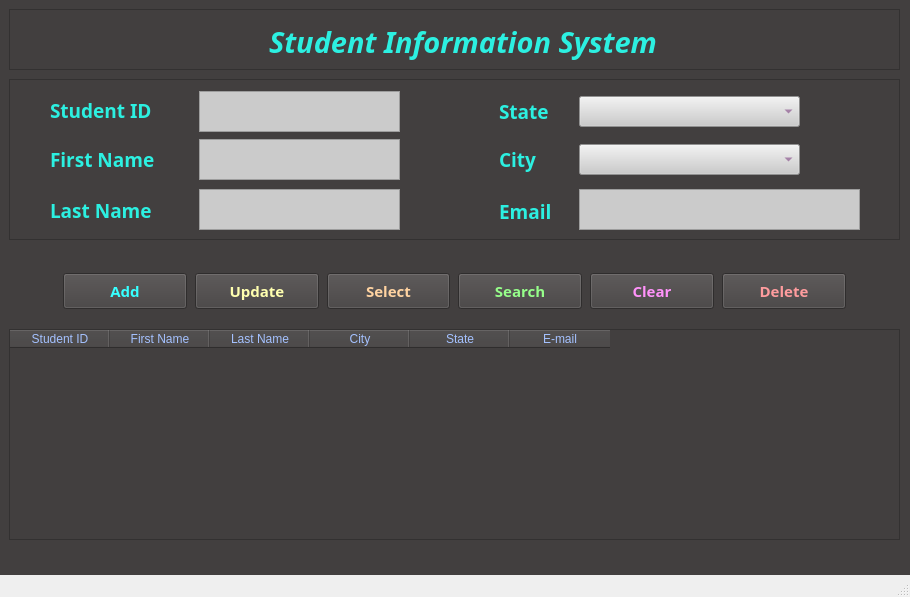
<?xml version="1.0" encoding="UTF-8"?>
<ui version="4.0">
 <class>MainWindow</class>
 <widget class="QMainWindow" name="MainWindow">
  <property name="geometry">
   <rect>
    <x>0</x>
    <y>0</y>
    <width>910</width>
    <height>597</height>
   </rect>
  </property>
  <property name="windowTitle">
   <string>MainWindow</string>
  </property>
  <widget class="QWidget" name="centralwidget">
   <property name="styleSheet">
    <string notr="true">background-color: rgb(66, 63, 63);</string>
   </property>
   <widget class="QFrame" name="frame">
    <property name="geometry">
     <rect>
      <x>9</x>
      <y>9</y>
      <width>891</width>
      <height>61</height>
     </rect>
    </property>
    <property name="frameShape">
     <enum>QFrame::Shape::StyledPanel</enum>
    </property>
    <property name="frameShadow">
     <enum>QFrame::Shadow::Raised</enum>
    </property>
    <widget class="QLabel" name="label">
     <property name="geometry">
      <rect>
       <x>260</x>
       <y>10</y>
       <width>488</width>
       <height>46</height>
      </rect>
     </property>
     <property name="font">
      <font>
       <family>Bradley Hand ITC</family>
       <pointsize>22</pointsize>
       <italic>true</italic>
       <bold>true</bold>
      </font>
     </property>
     <property name="styleSheet">
      <string notr="true">color: rgb(44, 240, 225);</string>
     </property>
     <property name="text">
      <string>Student Information System</string>
     </property>
    </widget>
   </widget>
   <widget class="QFrame" name="frame_2">
    <property name="geometry">
     <rect>
      <x>9</x>
      <y>79</y>
      <width>891</width>
      <height>161</height>
     </rect>
    </property>
    <property name="frameShape">
     <enum>QFrame::Shape::StyledPanel</enum>
    </property>
    <property name="frameShadow">
     <enum>QFrame::Shadow::Raised</enum>
    </property>
    <widget class="QComboBox" name="comboBox">
     <property name="geometry">
      <rect>
       <x>570</x>
       <y>17</y>
       <width>221</width>
       <height>31</height>
      </rect>
     </property>
     <property name="font">
      <font>
       <family>Bradley Hand ITC</family>
       <pointsize>14</pointsize>
       <bold>true</bold>
      </font>
     </property>
     <property name="styleSheet">
      <string notr="true">background-color: rgb(203, 203, 203);
color: rgb(132, 76, 136);</string>
     </property>
    </widget>
    <widget class="QTextEdit" name="textEdit">
     <property name="geometry">
      <rect>
       <x>190</x>
       <y>12</y>
       <width>201</width>
       <height>41</height>
      </rect>
     </property>
     <property name="font">
      <font>
       <family>Bradley Hand ITC</family>
       <pointsize>14</pointsize>
       <bold>true</bold>
      </font>
     </property>
     <property name="styleSheet">
      <string notr="true">background-color: rgb(203, 203, 203);
color: rgb(132, 76, 136);
</string>
     </property>
     <property name="html">
      <string>&lt;!DOCTYPE HTML PUBLIC &quot;-//W3C//DTD HTML 4.0//EN&quot; &quot;http://www.w3.org/TR/REC-html40/strict.dtd&quot;&gt;
&lt;html&gt;&lt;head&gt;&lt;meta name=&quot;qrichtext&quot; content=&quot;1&quot; /&gt;&lt;meta charset=&quot;utf-8&quot; /&gt;&lt;style type=&quot;text/css&quot;&gt;
p, li { white-space: pre-wrap; }
hr { height: 1px; border-width: 0; }
li.unchecked::marker { content: &quot;\2610&quot;; }
li.checked::marker { content: &quot;\2612&quot;; }
&lt;/style&gt;&lt;/head&gt;&lt;body style=&quot; font-family:'Bradley Hand ITC'; font-size:14pt; font-weight:700; font-style:normal;&quot;&gt;
&lt;p style=&quot;-qt-paragraph-type:empty; margin-top:0px; margin-bottom:0px; margin-left:0px; margin-right:0px; -qt-block-indent:0; text-indent:0px;&quot;&gt;&lt;br /&gt;&lt;/p&gt;&lt;/body&gt;&lt;/html&gt;</string>
     </property>
    </widget>
    <widget class="QLabel" name="label_2">
     <property name="geometry">
      <rect>
       <x>490</x>
       <y>12</y>
       <width>61</width>
       <height>41</height>
      </rect>
     </property>
     <property name="font">
      <font>
       <family>Bradley Hand ITC</family>
       <pointsize>14</pointsize>
       <bold>true</bold>
      </font>
     </property>
     <property name="styleSheet">
      <string notr="true">color: rgb(44, 240, 225);</string>
     </property>
     <property name="text">
      <string>State</string>
     </property>
    </widget>
    <widget class="QLabel" name="label_5">
     <property name="geometry">
      <rect>
       <x>41</x>
       <y>16</y>
       <width>131</width>
       <height>31</height>
      </rect>
     </property>
     <property name="font">
      <font>
       <family>Bradley Hand ITC</family>
       <pointsize>14</pointsize>
       <bold>true</bold>
      </font>
     </property>
     <property name="styleSheet">
      <string notr="true">color: rgb(44, 240, 225);</string>
     </property>
     <property name="text">
      <string>Student ID</string>
     </property>
    </widget>
    <widget class="QTextEdit" name="textEdit_2">
     <property name="geometry">
      <rect>
       <x>190</x>
       <y>60</y>
       <width>201</width>
       <height>41</height>
      </rect>
     </property>
     <property name="font">
      <font>
       <family>Bradley Hand ITC</family>
       <pointsize>14</pointsize>
       <bold>true</bold>
      </font>
     </property>
     <property name="styleSheet">
      <string notr="true">background-color: rgb(203, 203, 203);
color: rgb(132, 76, 136);</string>
     </property>
    </widget>
    <widget class="QLabel" name="label_3">
     <property name="geometry">
      <rect>
       <x>490</x>
       <y>60</y>
       <width>61</width>
       <height>41</height>
      </rect>
     </property>
     <property name="font">
      <font>
       <family>Bradley Hand ITC</family>
       <pointsize>14</pointsize>
       <bold>true</bold>
      </font>
     </property>
     <property name="styleSheet">
      <string notr="true">color: rgb(44, 240, 225);</string>
     </property>
     <property name="text">
      <string>City</string>
     </property>
    </widget>
    <widget class="QComboBox" name="comboBox_2">
     <property name="geometry">
      <rect>
       <x>570</x>
       <y>65</y>
       <width>221</width>
       <height>31</height>
      </rect>
     </property>
     <property name="font">
      <font>
       <family>Bradley Hand ITC</family>
       <pointsize>14</pointsize>
       <bold>true</bold>
      </font>
     </property>
     <property name="styleSheet">
      <string notr="true">background-color: rgb(203, 203, 203);
color: rgb(132, 76, 136);</string>
     </property>
    </widget>
    <widget class="QLabel" name="label_6">
     <property name="geometry">
      <rect>
       <x>41</x>
       <y>60</y>
       <width>131</width>
       <height>41</height>
      </rect>
     </property>
     <property name="font">
      <font>
       <family>Bradley Hand ITC</family>
       <pointsize>14</pointsize>
       <bold>true</bold>
      </font>
     </property>
     <property name="styleSheet">
      <string notr="true">color: rgb(44, 240, 225);</string>
     </property>
     <property name="text">
      <string>First Name</string>
     </property>
    </widget>
    <widget class="QTextEdit" name="textEdit_3">
     <property name="geometry">
      <rect>
       <x>190</x>
       <y>110</y>
       <width>201</width>
       <height>41</height>
      </rect>
     </property>
     <property name="font">
      <font>
       <family>Bradley Hand ITC</family>
       <pointsize>14</pointsize>
       <bold>true</bold>
      </font>
     </property>
     <property name="styleSheet">
      <string notr="true">background-color: rgb(203, 203, 203);
color: rgb(132, 76, 136);</string>
     </property>
    </widget>
    <widget class="QLabel" name="label_4">
     <property name="geometry">
      <rect>
       <x>490</x>
       <y>112</y>
       <width>61</width>
       <height>41</height>
      </rect>
     </property>
     <property name="font">
      <font>
       <family>Bradley Hand ITC</family>
       <pointsize>14</pointsize>
       <bold>true</bold>
      </font>
     </property>
     <property name="styleSheet">
      <string notr="true">color: rgb(44, 240, 225);</string>
     </property>
     <property name="text">
      <string>Email</string>
     </property>
    </widget>
    <widget class="QLabel" name="label_7">
     <property name="geometry">
      <rect>
       <x>41</x>
       <y>116</y>
       <width>121</width>
       <height>31</height>
      </rect>
     </property>
     <property name="font">
      <font>
       <family>Bradley Hand ITC</family>
       <pointsize>14</pointsize>
       <bold>true</bold>
      </font>
     </property>
     <property name="styleSheet">
      <string notr="true">color: rgb(44, 240, 225);</string>
     </property>
     <property name="text">
      <string>Last Name</string>
     </property>
    </widget>
    <widget class="QTextEdit" name="textEdit_4">
     <property name="geometry">
      <rect>
       <x>570</x>
       <y>110</y>
       <width>281</width>
       <height>41</height>
      </rect>
     </property>
     <property name="font">
      <font>
       <family>Bradley Hand ITC</family>
       <pointsize>14</pointsize>
       <bold>true</bold>
      </font>
     </property>
     <property name="styleSheet">
      <string notr="true">background-color: rgb(203, 203, 203);
color: rgb(132, 76, 136);</string>
     </property>
    </widget>
   </widget>
   <widget class="QFrame" name="frame_3">
    <property name="geometry">
     <rect>
      <x>9</x>
      <y>249</y>
      <width>891</width>
      <height>71</height>
     </rect>
    </property>
    <property name="frameShape">
     <enum>QFrame::Shape::StyledPanel</enum>
    </property>
    <property name="frameShadow">
     <enum>QFrame::Shadow::Raised</enum>
    </property>
    <widget class="QWidget" name="horizontalLayoutWidget">
     <property name="geometry">
      <rect>
       <x>0</x>
       <y>-1</y>
       <width>891</width>
       <height>87</height>
      </rect>
     </property>
     <layout class="QHBoxLayout" name="horizontalLayout">
      <property name="spacing">
       <number>8</number>
      </property>
      <item>
       <spacer name="horizontalSpacer">
        <property name="orientation">
         <enum>Qt::Orientation::Horizontal</enum>
        </property>
        <property name="sizeType">
         <enum>QSizePolicy::Policy::Fixed</enum>
        </property>
        <property name="sizeHint" stdset="0">
         <size>
          <width>54</width>
          <height>20</height>
         </size>
        </property>
       </spacer>
      </item>
      <item>
       <widget class="QPushButton" name="pushButton">
        <property name="sizePolicy">
         <sizepolicy hsizetype="Preferred" vsizetype="Fixed">
          <horstretch>0</horstretch>
          <verstretch>0</verstretch>
         </sizepolicy>
        </property>
        <property name="minimumSize">
         <size>
          <width>0</width>
          <height>36</height>
         </size>
        </property>
        <property name="font">
         <font>
          <family>Bradley Hand ITC</family>
          <pointsize>11</pointsize>
          <bold>true</bold>
         </font>
        </property>
        <property name="styleSheet">
         <string notr="true">border-color: rgb(115, 66, 118);
color: rgb(55, 255, 255);</string>
        </property>
        <property name="text">
         <string>Add</string>
        </property>
        <property name="icon">
         <iconset>
          <normaloff>items/icons/add.svg</normaloff>items/icons/add.svg</iconset>
        </property>
        <property name="iconSize">
         <size>
          <width>25</width>
          <height>25</height>
         </size>
        </property>
       </widget>
      </item>
      <item>
       <widget class="QPushButton" name="pushButton_2">
        <property name="sizePolicy">
         <sizepolicy hsizetype="Preferred" vsizetype="Fixed">
          <horstretch>0</horstretch>
          <verstretch>0</verstretch>
         </sizepolicy>
        </property>
        <property name="minimumSize">
         <size>
          <width>0</width>
          <height>36</height>
         </size>
        </property>
        <property name="font">
         <font>
          <family>Bradley Hand ITC</family>
          <pointsize>11</pointsize>
          <bold>true</bold>
         </font>
        </property>
        <property name="styleSheet">
         <string notr="true">color: rgb(255, 255, 175);</string>
        </property>
        <property name="text">
         <string>Update</string>
        </property>
        <property name="icon">
         <iconset>
          <normaloff>items/icons/update.svg</normaloff>items/icons/update.svg</iconset>
        </property>
        <property name="iconSize">
         <size>
          <width>25</width>
          <height>25</height>
         </size>
        </property>
       </widget>
      </item>
      <item>
       <widget class="QPushButton" name="pushButton_3">
        <property name="sizePolicy">
         <sizepolicy hsizetype="Preferred" vsizetype="Fixed">
          <horstretch>0</horstretch>
          <verstretch>0</verstretch>
         </sizepolicy>
        </property>
        <property name="minimumSize">
         <size>
          <width>0</width>
          <height>36</height>
         </size>
        </property>
        <property name="font">
         <font>
          <family>Bradley Hand ITC</family>
          <pointsize>11</pointsize>
          <bold>true</bold>
         </font>
        </property>
        <property name="styleSheet">
         <string notr="true">color: rgb(255, 211, 161);</string>
        </property>
        <property name="text">
         <string>Select</string>
        </property>
        <property name="icon">
         <iconset>
          <normaloff>items/icons/select.svg</normaloff>items/icons/select.svg</iconset>
        </property>
        <property name="iconSize">
         <size>
          <width>25</width>
          <height>25</height>
         </size>
        </property>
       </widget>
      </item>
      <item>
       <widget class="QPushButton" name="pushButton_4">
        <property name="sizePolicy">
         <sizepolicy hsizetype="Preferred" vsizetype="Fixed">
          <horstretch>0</horstretch>
          <verstretch>0</verstretch>
         </sizepolicy>
        </property>
        <property name="minimumSize">
         <size>
          <width>0</width>
          <height>36</height>
         </size>
        </property>
        <property name="font">
         <font>
          <family>Bradley Hand ITC</family>
          <pointsize>11</pointsize>
          <bold>true</bold>
         </font>
        </property>
        <property name="styleSheet">
         <string notr="true">color: rgb(150, 255, 138);</string>
        </property>
        <property name="text">
         <string>Search</string>
        </property>
        <property name="icon">
         <iconset>
          <normaloff>items/icons/search.svg</normaloff>items/icons/search.svg</iconset>
        </property>
        <property name="iconSize">
         <size>
          <width>25</width>
          <height>25</height>
         </size>
        </property>
       </widget>
      </item>
      <item>
       <widget class="QPushButton" name="pushButton_5">
        <property name="sizePolicy">
         <sizepolicy hsizetype="Preferred" vsizetype="Fixed">
          <horstretch>0</horstretch>
          <verstretch>0</verstretch>
         </sizepolicy>
        </property>
        <property name="minimumSize">
         <size>
          <width>0</width>
          <height>36</height>
         </size>
        </property>
        <property name="font">
         <font>
          <family>Bradley Hand ITC</family>
          <pointsize>11</pointsize>
          <bold>true</bold>
         </font>
        </property>
        <property name="styleSheet">
         <string notr="true">color: rgb(255, 146, 250);</string>
        </property>
        <property name="text">
         <string>Clear</string>
        </property>
        <property name="icon">
         <iconset>
          <normaloff>items/icons/clear.svg</normaloff>items/icons/clear.svg</iconset>
        </property>
        <property name="iconSize">
         <size>
          <width>25</width>
          <height>25</height>
         </size>
        </property>
       </widget>
      </item>
      <item>
       <widget class="QPushButton" name="pushButton_6">
        <property name="sizePolicy">
         <sizepolicy hsizetype="Preferred" vsizetype="Fixed">
          <horstretch>0</horstretch>
          <verstretch>0</verstretch>
         </sizepolicy>
        </property>
        <property name="minimumSize">
         <size>
          <width>0</width>
          <height>36</height>
         </size>
        </property>
        <property name="font">
         <font>
          <family>Bradley Hand ITC</family>
          <pointsize>11</pointsize>
          <bold>true</bold>
         </font>
        </property>
        <property name="styleSheet">
         <string notr="true">color: rgb(255, 156, 158);</string>
        </property>
        <property name="text">
         <string>Delete</string>
        </property>
        <property name="icon">
         <iconset>
          <normaloff>items/icons/delete.svg</normaloff>items/icons/delete.svg</iconset>
        </property>
        <property name="iconSize">
         <size>
          <width>25</width>
          <height>25</height>
         </size>
        </property>
       </widget>
      </item>
      <item>
       <spacer name="horizontalSpacer_2">
        <property name="orientation">
         <enum>Qt::Orientation::Horizontal</enum>
        </property>
        <property name="sizeType">
         <enum>QSizePolicy::Policy::Fixed</enum>
        </property>
        <property name="sizeHint" stdset="0">
         <size>
          <width>54</width>
          <height>20</height>
         </size>
        </property>
       </spacer>
      </item>
     </layout>
    </widget>
   </widget>
   <widget class="QFrame" name="frame_4">
    <property name="geometry">
     <rect>
      <x>9</x>
      <y>329</y>
      <width>891</width>
      <height>211</height>
     </rect>
    </property>
    <property name="frameShape">
     <enum>QFrame::Shape::StyledPanel</enum>
    </property>
    <property name="frameShadow">
     <enum>QFrame::Shadow::Raised</enum>
    </property>
    <widget class="QTableWidget" name="tableWidget">
     <property name="geometry">
      <rect>
       <x>0</x>
       <y>0</y>
       <width>891</width>
       <height>211</height>
      </rect>
     </property>
     <property name="styleSheet">
      <string notr="true">color: rgb(164, 193, 255);</string>
     </property>
     <column>
      <property name="text">
       <string>Student ID</string>
      </property>
     </column>
     <column>
      <property name="text">
       <string>First Name</string>
      </property>
     </column>
     <column>
      <property name="text">
       <string>Last Name</string>
      </property>
     </column>
     <column>
      <property name="text">
       <string>City</string>
      </property>
     </column>
     <column>
      <property name="text">
       <string>State</string>
      </property>
     </column>
     <column>
      <property name="text">
       <string>E-mail</string>
      </property>
     </column>
    </widget>
   </widget>
  </widget>
  <widget class="QMenuBar" name="menubar">
   <property name="geometry">
    <rect>
     <x>0</x>
     <y>0</y>
     <width>910</width>
     <height>25</height>
    </rect>
   </property>
  </widget>
  <widget class="QStatusBar" name="statusbar"/>
 </widget>
 <resources/>
 <connections>
  <connection>
   <sender>textEdit</sender>
   <signal>textChanged()</signal>
   <receiver>textEdit</receiver>
   <slot>copy()</slot>
   <hints>
    <hint type="sourcelabel">
     <x>299</x>
     <y>136</y>
    </hint>
    <hint type="destinationlabel">
     <x>299</x>
     <y>136</y>
    </hint>
   </hints>
  </connection>
 </connections>
</ui>
